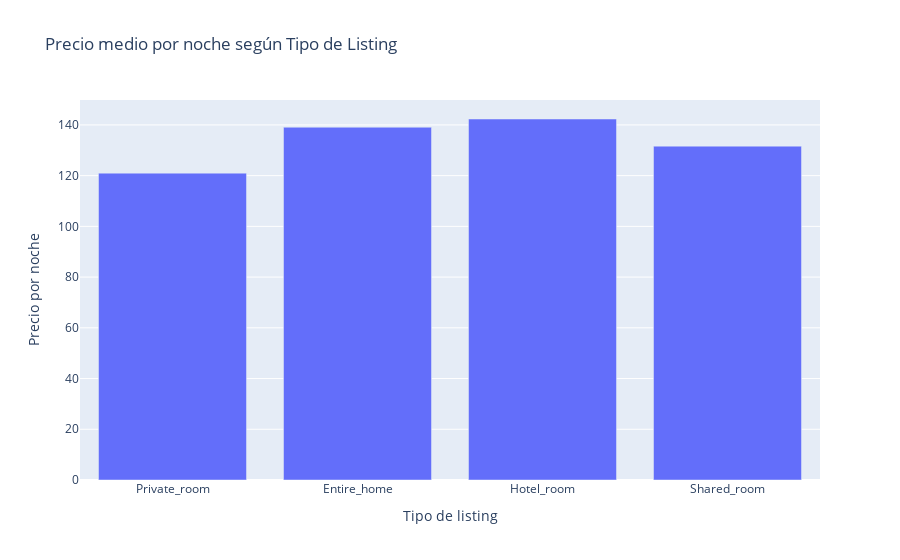

Source (notebook cell):
### Markdown cell above
**3. PRECIO POR NOCHE SEGÚN TIPO DE LISTING**

### Code cell
listing_columns = ['Private_room', 'Entire_home', 'Hotel_room', 'Shared_room']

avg_price_per_listing = df[listing_columns].multiply(df['nigth_price'], axis=0).sum() / df[listing_columns].sum()

avg_price_listing = avg_price_per_listing.reset_index()
avg_price_listing.columns = ['listing_type', 'avg_night_price']

fig = px.bar(
    avg_price_listing,
    x='listing_type',
    y='avg_night_price',
    title="Precio medio por noche según Tipo de Listing",
)

fig.update_layout(
    xaxis_title="Tipo de listing",
    yaxis_title="Precio por noche",    
)

fig.show()

### Figure 1 — Plotly figure (JSON) as saved in the notebook; plotly's stock layout.template omitted (floating-point values rounded to 4 significant figures)
{"data": [{"alignmentgroup": "True", "hovertemplate": "listing_type=%{x}<br>avg_night_price=%{y}<extra></extra>", "legendgroup": "", "marker": {"color": "#636efa", "pattern": {"shape": ""}}, "name": "", "offsetgroup": "", "orientation": "v", "showlegend": false, "textposition": "auto", "type": "bar", "x": ["Private_room", "Entire_home", "Hotel_room", "Shared_room"], "xaxis": "x", "y": [121.0, 139.1, 142.3, 131.6], "yaxis": "y"}], "layout": {"barmode": "relative", "legend": {"tracegroupgap": 0}, "title": {"text": "Precio medio por noche según Tipo de Listing"}, "xaxis": {"anchor": "y", "domain": [0, 1], "title": {"text": "Tipo de listing"}}, "yaxis": {"anchor": "x", "domain": [0, 1], "title": {"text": "Precio por noche"}}}}
